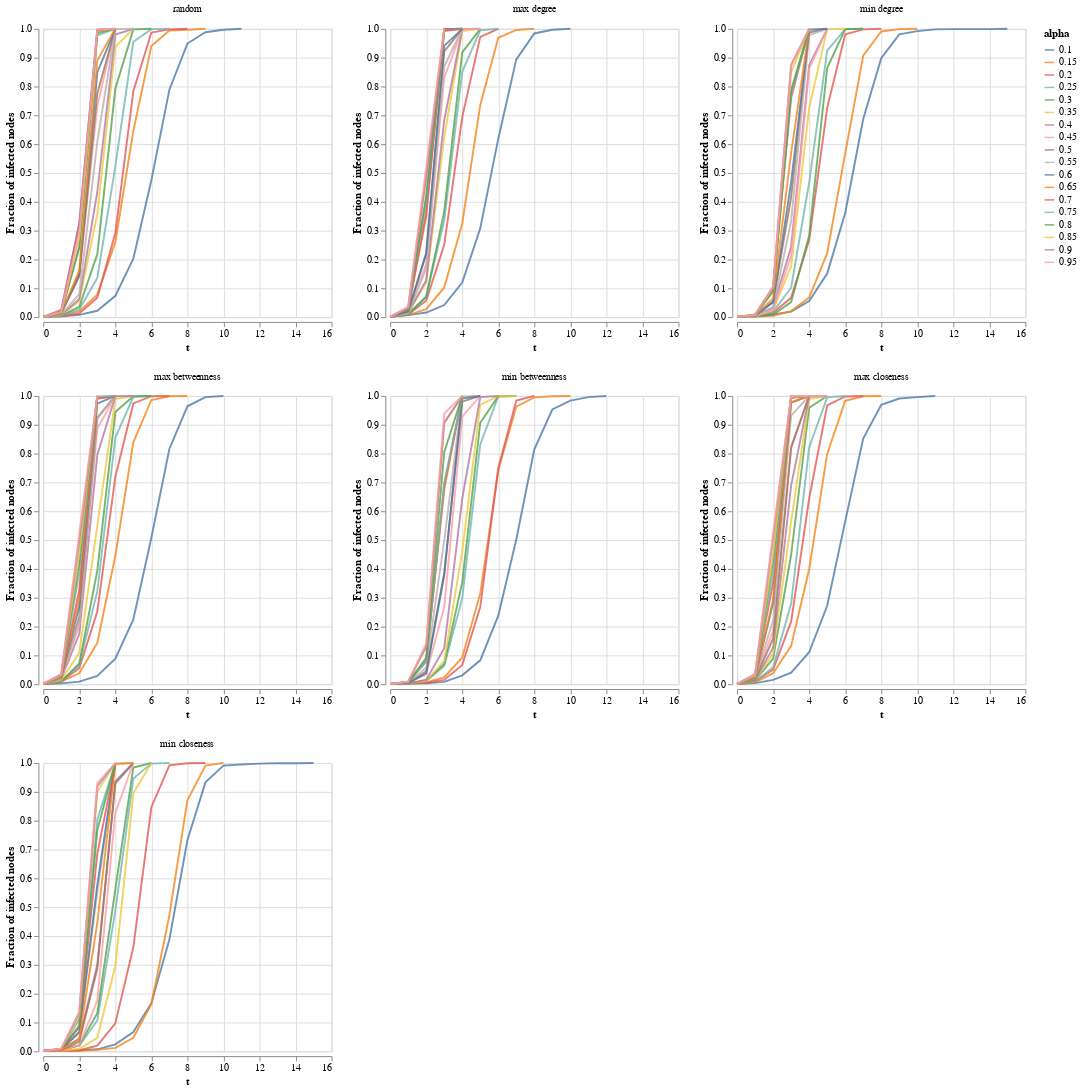

The code cell stored with this chart in its notebook:
### Code cell
create_lineplot(new_df, 'ER')

### Figure 1 — Vega-Lite specification as saved in the notebook (floating-point values rounded to 4 significant figures; data arrays with more than 128 entries replaced by an {"elided": "..."} marker saying what was removed)
{"config": {"view": {"continuousWidth": 300, "continuousHeight": 300}}, "vconcat": [{"hconcat": [{"data": {"name": "data-876c9d9a16d53d282ddf36822a57b22a"}, "facet": {"column": {"field": "Method", "title": "", "type": "nominal"}}, "spec": {"mark": {"type": "line", "opacity": 0.8}, "encoding": {"color": {"field": "Alpha", "title": "alpha", "type": "nominal"}, "x": {"field": "Steps", "title": "t", "type": "quantitative"}, "y": {"field": "Infected Fraction", "title": "Fraction of infected nodes", "type": "quantitative"}}, "transform": [{"filter": "(datum.Method === 'random')"}]}}, {"data": {"name": "data-876c9d9a16d53d282ddf36822a57b22a"}, "facet": {"column": {"field": "Method", "title": "", "type": "nominal"}}, "spec": {"mark": {"type": "line", "opacity": 0.8}, "encoding": {"color": {"field": "Alpha", "title": "alpha", "type": "nominal"}, "x": {"field": "Steps", "title": "t", "type": "quantitative"}, "y": {"field": "Infected Fraction", "title": "Fraction of infected nodes", "type": "quantitative"}}, "transform": [{"filter": "(datum.Method === 'max degree')"}]}}, {"data": {"name": "data-876c9d9a16d53d282ddf36822a57b22a"}, "facet": {"column": {"field": "Method", "title": "", "type": "nominal"}}, "spec": {"mark": {"type": "line", "opacity": 0.8}, "encoding": {"color": {"field": "Alpha", "title": "alpha", "type": "nominal"}, "x": {"field": "Steps", "title": "t", "type": "quantitative"}, "y": {"field": "Infected Fraction", "title": "Fraction of infected nodes", "type": "quantitative"}}, "transform": [{"filter": "(datum.Method === 'min degree')"}]}}]}, {"hconcat": [{"data": {"name": "data-876c9d9a16d53d282ddf36822a57b22a"}, "facet": {"column": {"field": "Method", "title": "", "type": "nominal"}}, "spec": {"mark": {"type": "line", "opacity": 0.8}, "encoding": {"color": {"field": "Alpha", "title": "alpha", "type": "nominal"}, "x": {"field": "Steps", "title": "t", "type": "quantitative"}, "y": {"field": "Infected Fraction", "title": "Fraction of infected nodes", "type": "quantitative"}}, "transform": [{"filter": "(datum.Method === 'max betweenness')"}]}}, {"data": {"name": "data-876c9d9a16d53d282ddf36822a57b22a"}, "facet": {"column": {"field": "Method", "title": "", "type": "nominal"}}, "spec": {"mark": {"type": "line", "opacity": 0.8}, "encoding": {"color": {"field": "Alpha", "title": "alpha", "type": "nominal"}, "x": {"field": "Steps", "title": "t", "type": "quantitative"}, "y": {"field": "Infected Fraction", "title": "Fraction of infected nodes", "type": "quantitative"}}, "transform": [{"filter": "(datum.Method === 'min betweenness')"}]}}, {"data": {"name": "data-876c9d9a16d53d282ddf36822a57b22a"}, "facet": {"column": {"field": "Method", "title": "", "type": "nominal"}}, "spec": {"mark": {"type": "line", "opacity": 0.8}, "encoding": {"color": {"field": "Alpha", "title": "alpha", "type": "nominal"}, "x": {"field": "Steps", "title": "t", "type": "quantitative"}, "y": {"field": "Infected Fraction", "title": "Fraction of infected nodes", "type": "quantitative"}}, "transform": [{"filter": "(datum.Method === 'max closeness')"}]}}]}, {"data": {"name": "data-876c9d9a16d53d282ddf36822a57b22a"}, "facet": {"column": {"field": "Method", "title": "", "type": "nominal"}}, "spec": {"mark": {"type": "line", "opacity": 0.8}, "encoding": {"color": {"field": "Alpha", "title": "alpha", "type": "nominal"}, "x": {"field": "Steps", "title": "t", "type": "quantitative"}, "y": {"field": "Infected Fraction", "title": "Fraction of infected nodes", "type": "quantitative"}}, "transform": [{"filter": "(datum.Method === 'min closeness')"}]}}], "$schema": "https://vega.github.io/schema/vega-lite/v5.15.1.json", "datasets": {"data-876c9d9a16d53d282ddf36822a57b22a": {"elided": "2016 records"}}}
